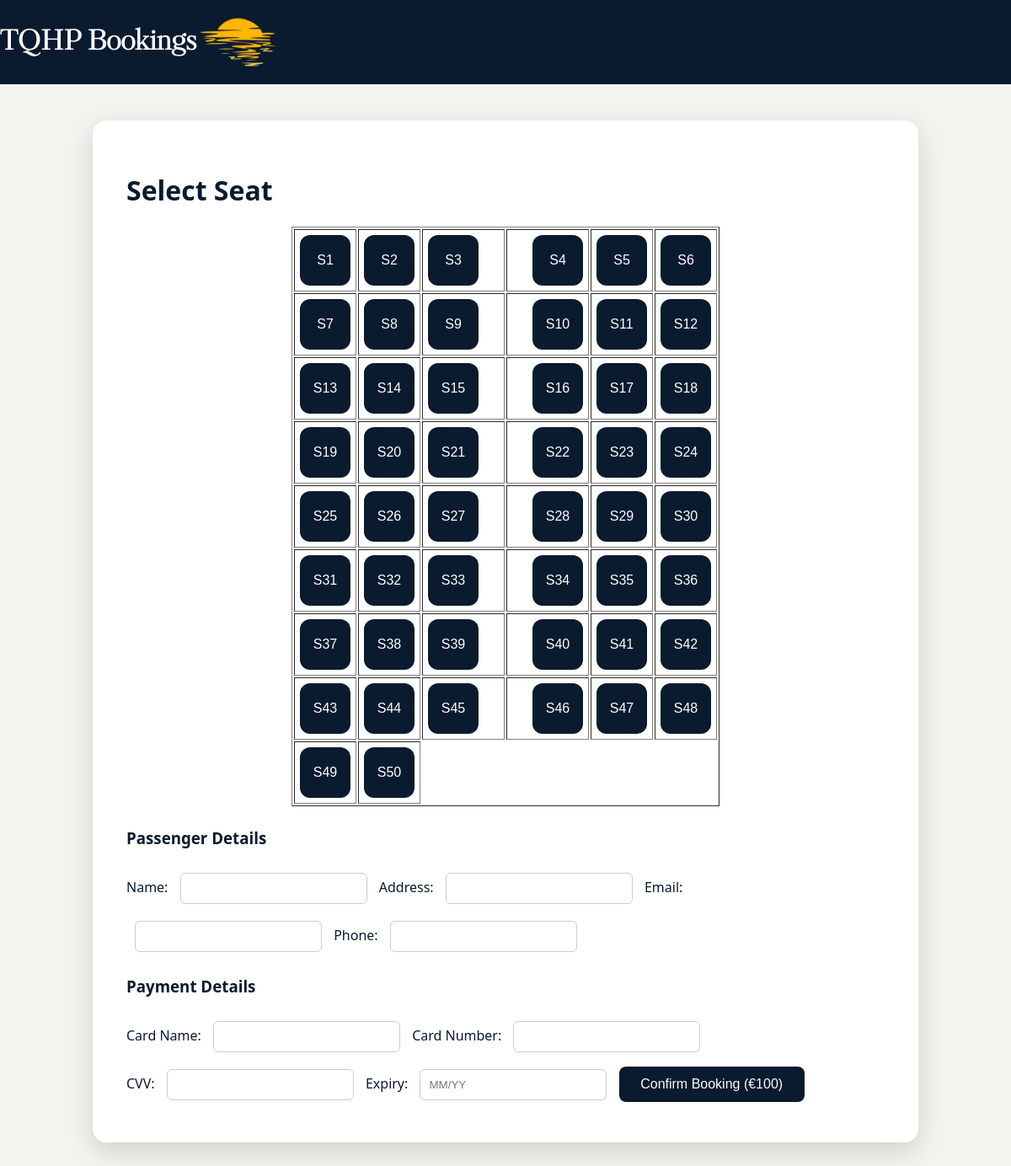
The app's page /selectSeat/10, older data.
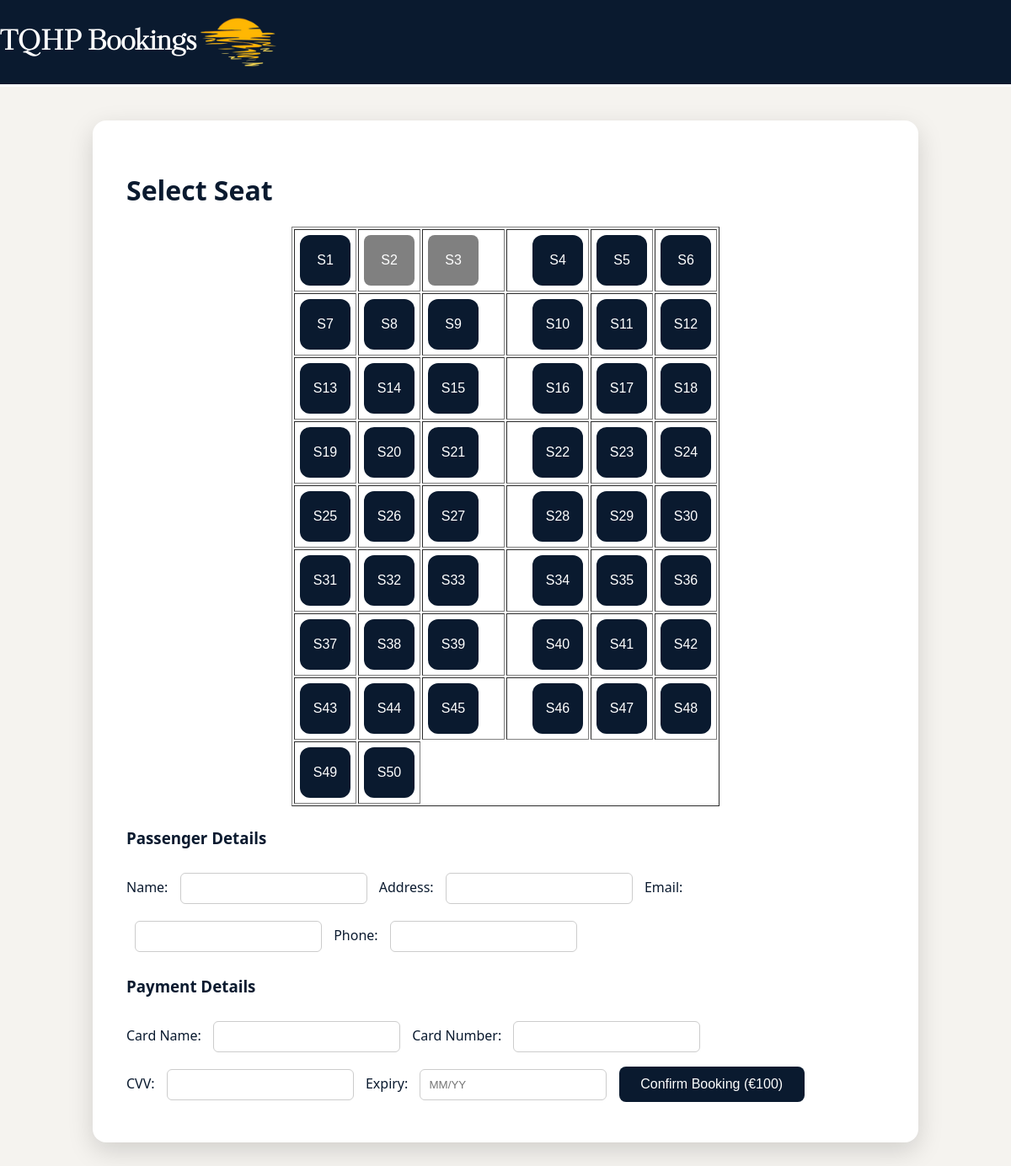
The same page, newer data.
### tables this page shows
CREATE TABLE Seat (
    seatID INTEGER PRIMARY KEY AUTOINCREMENT,
    seatNumber TEXT,
    seatCost INTEGER NOT NULL,
    bookingID INTEGER,
    flightNumber INTEGER NOT NULL,
    FOREIGN KEY (bookingID) REFERENCES Booking(bookingID),
    FOREIGN KEY (flightNumber) REFERENCES Flight(flightNumber)
);

### project/app.py (the view)
@app.route("/selectSeat/<int:flightID>")
def selectSeat(flightID):
    conn = getDbConnection()
    seats = conn.execute("""
        SELECT seatID, seatNumber, bookingID
        FROM Seat
        WHERE flightNumber = ?
    """, (flightID,)).fetchall()
    conn.close()
    return render_template("selectSeat.html", seats=seats, flightID=flightID)

### project/app.py (called while the page is built)
def getDbConnection():
    conn = sqlite3.connect("AirPlaneSystem.db")
    conn.row_factory = sqlite3.Row
    return conn

### project/templates/selectSeat.html (shortened to what this page needs)
<!DOCTYPE html>
<html lang="en">
<head>
    <link rel="stylesheet" href="{{ url_for('static', filename='selectSeat.css') }}">
</head>
<body>
    <div class="topBar">
                <h1>
            TQHP Bookings</h1>
            <img id="logo" src="{{ url_for('static', filename='Images/sunset logo.png') }}">
    </div>
<div class="seat-container">
    <h1> Select Seat</h1>
<table border="1">
<tr>
{% for seat in seats %}
<td>
{% if seat.bookingID == None %}
<button type="button" class = "seatButton" onclick="selectSeat('{{ seat.seatID }}', this)">
{{ seat.seatNumber }}
</button>
{% else %}
<button class = "seatButton-booked"disabled style="background-color: grey;">
{{ seat.seatNumber }}
</button>
{% endif %}
</td>
{% if loop.index % 6 == 0 %}
</tr><tr>
{% endif %}
{% endfor %}
</tr>
</table>
<form id = "paymentForm"method="POST" action="/addBooking">
<h3>Passenger Details</h3>
Name:
<input type="text" name="customerName" required>
Address:
<input type="text" name="customerAddress" required>
Email:
<input type="email" name="customerEmail" required>
Phone:
<input type="text" name="customerPhoneNum" minlength = "10" maxlength = "10"required>
<h3>Payment Details</h3>
Card Name:
<input type="text" id = "creditCardName"  name="creditCardName" required>
Card Number:
<input type="text" id="creditCardNumber"name="creditCardNumber" minlength = "16" maxlength = "16" required>
<br>
CVV:
<input type="text" id="creditCardCvv"name="creditCardCvv" minlength = "3"maxlength = "3" required>
Expiry:
<input type="text" id ="creditCardExpiry" name="creditCardExpiry" placeholder="MM/YY" required>
<button type="submit" onclick="return checkSeat()">Confirm Booking (€100)</button>
</form>
</div>
</body>
</html>

### project/static/selectSeat.css (style rules this page uses)
body { margin: 0; font-family: 'Segoe UI', Arial, sans-serif; background: #f5f3ef; color: #0A1A2F; }
.topBar { background: #0A1A2F; color: white; font-size: 16px; display: flex; align-items: center; justify-content: flex-start; border-bottom: 3px solid white; height: 20%; font-family: 'KudryashevDisplay'; }
#logo { height: 100px; width: auto; }
button { width: 220px; padding: 12px; font-size: 16px; border-radius: 8px; border: none; background: #0A1A2F; color: white; cursor: pointer; transition: 0.2s; }
.seat-container { background: white; width: 900px; margin: 40px auto; padding: 40px; border-radius: 16px; box-shadow: 0 10px 30px rgba(0,0,0,0.15); }
.seat-container input { padding: 10px; margin: 10px; width: 200px; border-radius: 6px; border: 1px solid #ccc; }
.seatButton { width: 60px ; height: 60px; border-radius: 12px; border: none; background: #0A1A2F; color: white; font-size: 16px; cursor: pointer; transition: 0.25s ease; }
.seat-container table { margin-bottom: 25px; }
td:nth-child(3) { padding-right: 30px; }
td:nth-child(4) { padding-left: 30px; }
td { padding: 6px; }
td button { width: 60px; height: 60px; }
table { margin: auto; }

Row changes from the older to the newer data that the page shows:
changed Seat (number 2 of 50 on the later page): bookingID empty → 17 (drawn)
changed Seat (number 3 of 50 on the later page): bookingID empty → 16 (drawn)
